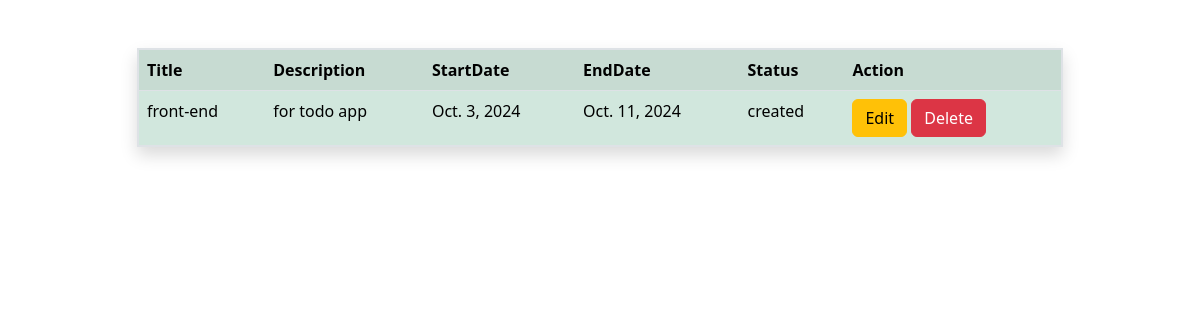
Page /works/2/all/ on the committed database.
### Myapp/models.py (models this page shows, shortened)
class Work(models.Model):
    employee_object=models.ForeignKey(Employee,on_delete=models.CASCADE)
    title=models.CharField(max_length=100)
    description=models.CharField(max_length=100)
    start_date=models.DateField()
    end_date=models.DateField()
    status_options=(
        ("created","created"),
        ("wip","wip"),
        ("completed","completed"),
        ("due","due")
    )
    status=models.CharField(max_length=200,choices=status_options,default="created")

### Myapp/views.py (the view)
# urls.py: path("works/<int:pk>/all/",views.WorkListView1.as_view(),name="work-all"),
class WorkListView1(View):
    def get(self,request,*args, **kwargs):
        id=kwargs.get("pk")
        qs=Work.objects.filter(employee_object=id)
        return render(request,"work_list1.html",{"works":qs})

### Myapp/templates/work_list1.html (shortened to what this page needs)
<!DOCTYPE html>
<html lang="en">
<head>
    <link href="https://cdn.jsdelivr.net/npm/bootstrap@5.3.3/dist/css/bootstrap.min.css" rel="stylesheet">
</head>
<body>
    <div class="container">
        <div class="row">
            <div class="col-1"></div>
            <div class="col-10">
                <table class="table table-striped  mt-5 table-success border border-2 shadow ">
                    <tr>
                        <th>Title</th>
                        <th>Description</th>
                        <th>StartDate</th>
                        <th>EndDate</th>
                        <th>Status</th>
                        <th>Action</th>
                    </tr>
                    {%for w in works%}
                       <tr>
                         <td>{{w.title}}</td>
                        <td>{{w.description}}</td>
                        <td>{{w.start_date}}</td>
                        <td>{{w.end_date}}</td>
                        <td>{{w.status}}</td>
                        <td>
                            <a href="{%url 'work-edit' w.id%}" class="btn btn-warning">Edit</a>
                            <a href="{%url 'work-remove' w.id%}" class="btn btn-danger">Delete</a>
                        </td>
                       </tr>
                    {%endfor%}
                </table>
            </div>
            <div class="col-1"></div>
        </div>
    </div>
</body>
</html>

### rows in the picture
Work: title "front-end", description "for todo app", start_date "Oct. 3, 2024", end_date "Oct. 11, 2024", status "created"
